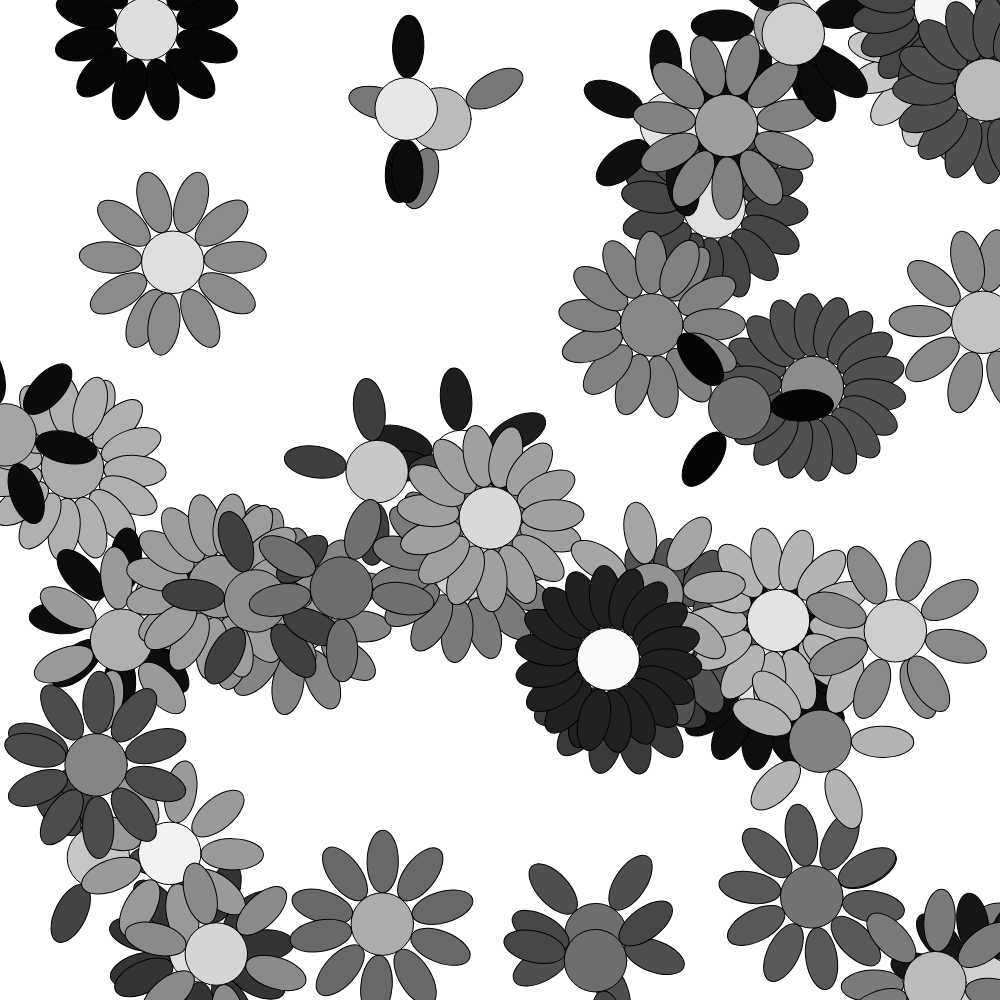
Frame 1 (no input)
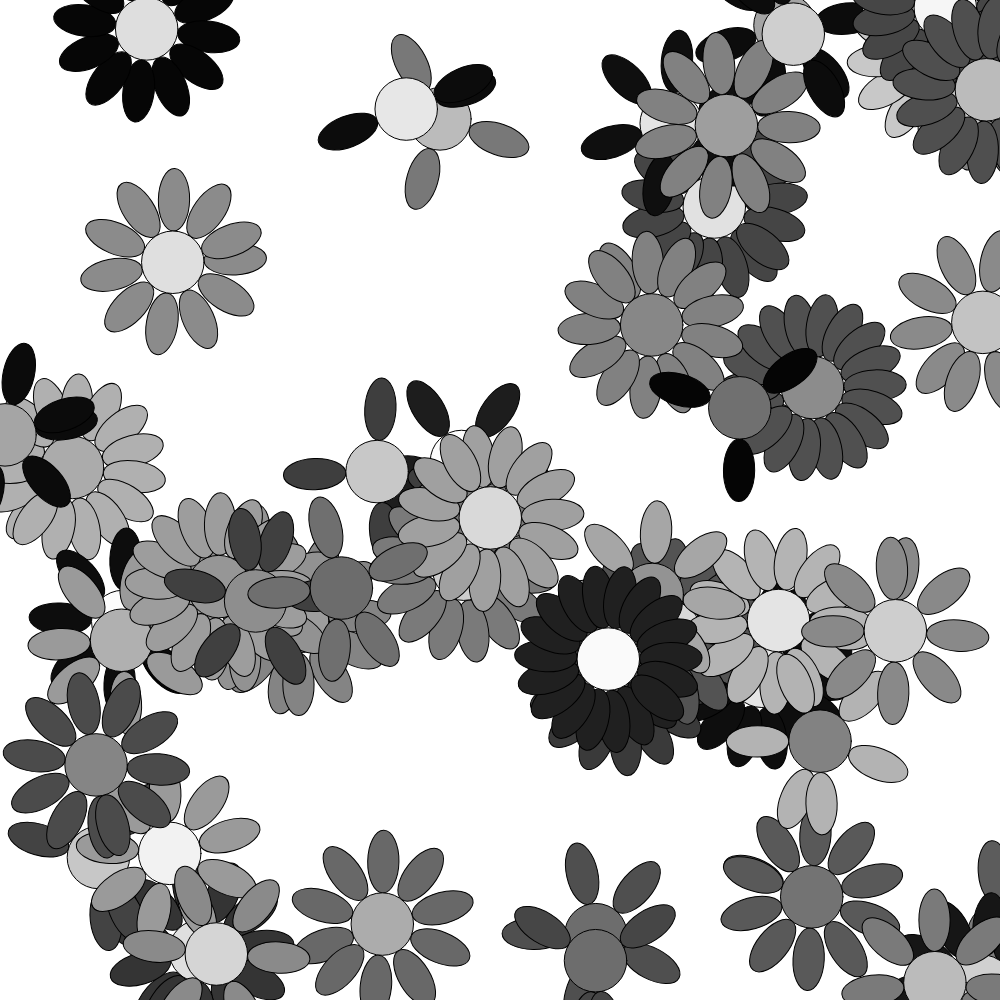
Frame 60 (no input)
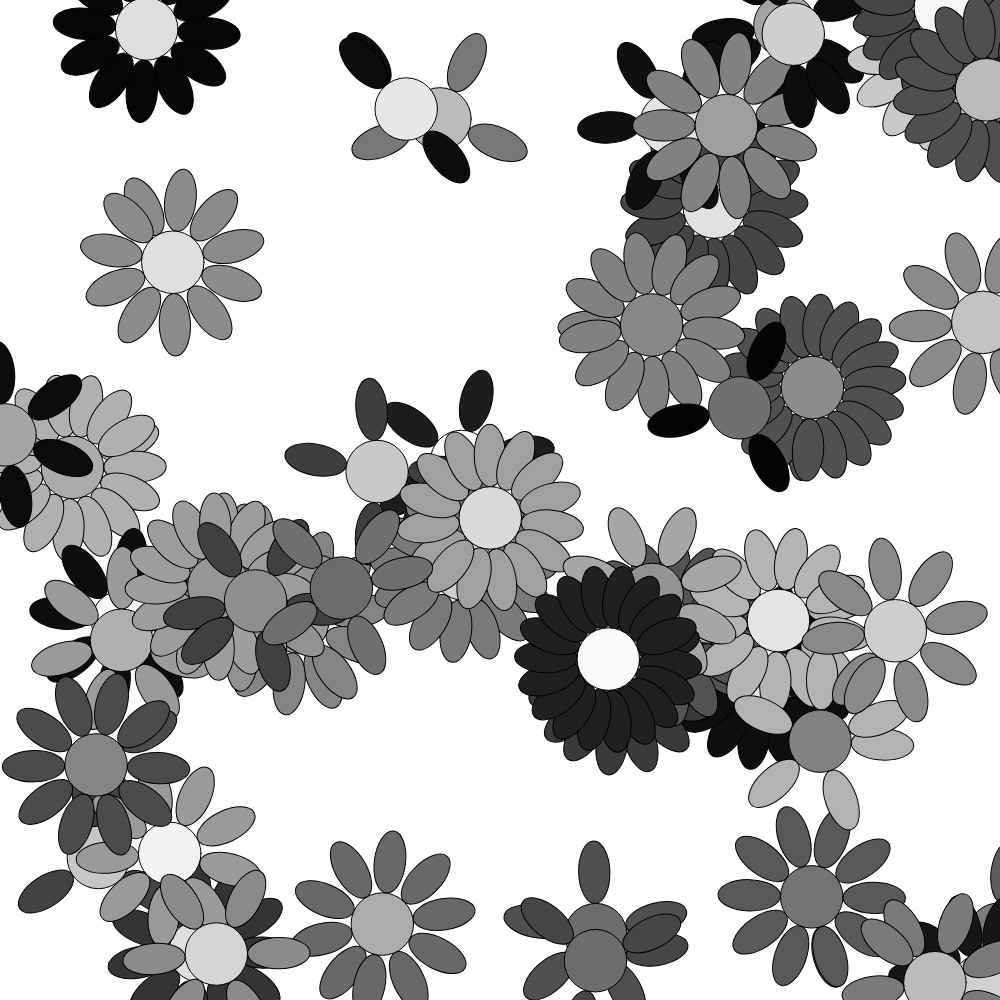
Frame 120 (the mouse pressed at the canvas centre since frame 60)

The p5.js sketch that drew these frames (run headless with seeded random() and noise() and a simulated clock; from frame 60 on, the mouse is pressed at the canvas centre):

// p5.js sketch
// ── sketch.js
// Sketch Title - for MuW201 Tangible Computing, 2019
// Firstname Lastname 
// GitHub Username
// Date 

let flower01
let flower02 
let flowers  = [] // creates an empty array
let numFlowers = 50 

function setup(){

	createCanvas(1000,1000);
	background(255)

	for (var i = 0; i < numFlowers; i ++){
		
		let flo = createFlower()
		flowers.push(flo)

	}
	


}

function draw(){
	background(255)

	for(var i = 0; i < numFlowers; i ++){

		let flo = flowers[i]
		push()
		drawFlower(flo)
		pop()
	}

   

}


	
function createFlower(){

	let flower = {}
	flower.posX = random(width)
	flower.posY = random(height) 
	flower.numPetals = random(1,10)*2
	flower.innerRadius = width/16
	flower.outerRadius = width/8
	flower.color1 = [random (200)]
	flower.color2 = [random (100,255)]
	flower.rotation = random(0,TWO_PI)
	flower.speed = random(0.05,0.1)
	flower.scale = 1
	
	return flower


}

function drawFlower(flower){

	fill(flower.color1)
	flower.rotation += flower.speed

	push()
		translate(flower.posX,flower.posY)
		rotate(flower.rotation)


	for(var angle = 0; angle < TWO_PI; angle += TWO_PI/flower.numPetals){

		// console.log(angle)

		push()

		rotate(angle)
		ellipse(0,flower.innerRadius,(flower.outerRadius-flower.innerRadius)/2,flower.outerRadius-flower.innerRadius)
		pop()

	}

	pop()

fill(flower.color2)
ellipse(flower.posX, flower.posY, flower.innerRadius, flower.innerRadius)

}
